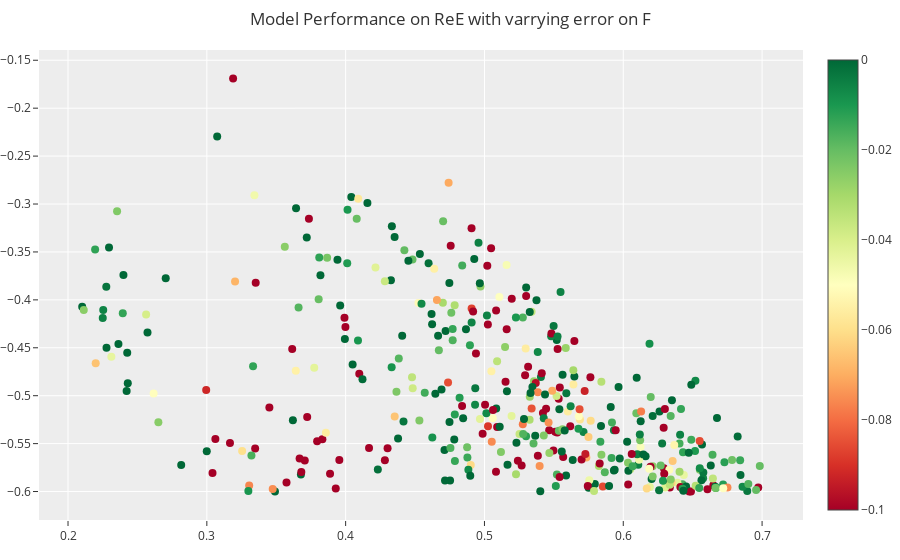

This figure's notebook cell:
### Code cell
plotInteractiveErrF(403, 'ReE')

### Figure 1 — Plotly figure (JSON) as saved in the notebook; plotly's stock layout.template omitted (floating-point values rounded to 4 significant figures; data arrays with more than 128 entries replaced by an {"elided": "..."} marker saying what was removed)
{"data": [{"hovertemplate": "xb: %{x:.2f}<br>t: %{y:.2f}", "marker": {"cmax": 0, "cmin": -0.1, "color": {"elided": "403 float values"}, "colorscale": [[0, "rgb(165,0,38)"], [0.1, "rgb(215,48,39)"], [0.2, "rgb(244,109,67)"], [0.3, "rgb(253,174,97)"], [0.4, "rgb(254,224,139)"], [0.5, "rgb(255,255,191)"], [0.6, "rgb(217,239,139)"], [0.7, "rgb(166,217,106)"], [0.8, "rgb(102,189,99)"], [0.9, "rgb(26,152,80)"], [1, "rgb(0,104,55)"]], "opacity": 1, "showscale": true, "size": 8}, "mode": "markers", "type": "scatter", "x": {"elided": "403 float values"}, "y": {"elided": "403 float values"}}], "layout": {"margin": {"b": 40, "l": 0, "r": 0, "t": 50}, "scene": {"xaxis": {"title": {"text": "x_b"}}, "yaxis": {"title": {"text": "t"}}}, "title": {"text": "Model Performance on ReE with varrying error on F"}}}
